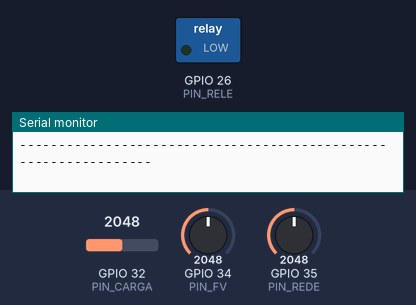
Recording of a sketch running on a simulated ESP32. Shown: switched loads named in the sketch (green lamp = pin HIGH), the last lines printed to the serial monitor. The test bench sets the inputs (shaded band); at power-on: GPIO 35 (PIN_REDE) = 2048, GPIO 32 (PIN_CARGA) = 2048, GPIO 34 (PIN_FV) = 2048. WiFi joins after 1.5 s; servers stay silent unless stated; no MQTT or app messages arrive unless stated.

Above: at 3.3 s.
3.4 s: GPIO 35 (PIN_REDE) set to 2491
7.6 s: GPIO 35 (PIN_REDE) set to 2583
At 9.1 s:
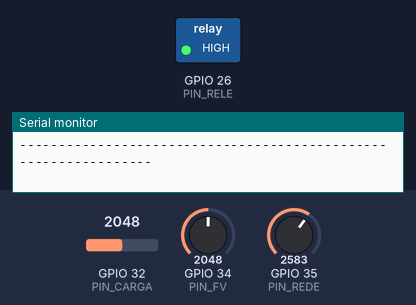
14.0 s: GPIO 35 (PIN_REDE) set to 2446
18.2 s: GPIO 35 (PIN_REDE) set to 2373
At 19.2 s:
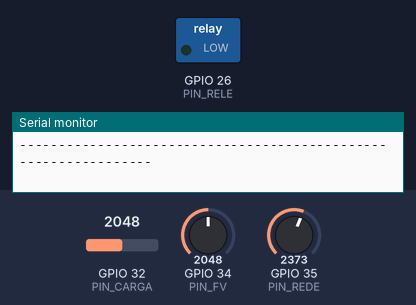
20.1 s: GPIO 35 (PIN_REDE) set to 2866
At 21.8 s:
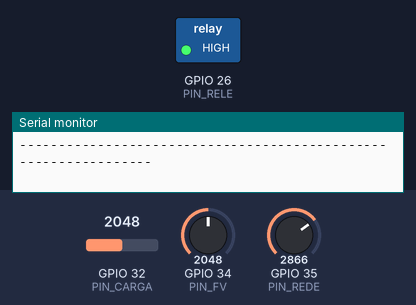
Timing chart, 0 to 23.0 s (numbered marks = the images above; inputs shaded):
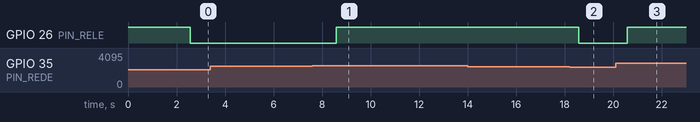

The sketch:

sketch_residencial_v1.ino
```cpp
// ===== Microrrede solar híbrida (simulação inspirada em inversor híbrido Goodwe) =====
// Pot 1 = tensão da rede (pino 35) | Pot 2 = geração FV (pino 34) | Pot 3 = consumo (pino 32)
// Relé (pino 26) = proteção CA do inversor (sobretensão / subtensão)
#include <WiFi.h>
#include <PubSubClient.h>

#define PIN_RELE   26
#define PIN_REDE   35
#define PIN_FV     34
#define PIN_CARGA  32

// ---- Wi-Fi / MQTT (rede simulada do Wokwi) ----
const char* WIFI_SSID = "Wokwi-GUEST";
const char* MQTT_HOST = "broker.hivemq.com";
const char* TOPICO    = "fiap/sprint4/goodwe-sim/telemetria"; // TROQUEM por algo único do grupo!

// ---- Parâmetros do sistema (CONFIRMAR nos datasheets Goodwe) ----
const float V_NOMINAL     = 220.0f;
const float V_TRIP_ALTO   = V_NOMINAL * 1.10f;  // desliga acima disso
const float V_VOLTA       = V_NOMINAL * 1.06f;  // histerese: religa abaixo disso
const float V_TRIP_BAIXO  = V_NOMINAL * 0.80f;  // desliga abaixo disso
const float V_VOLTA_BAIXO = V_NOMINAL * 0.85f;  // histerese: religa acima disso
const float FV_MAX_KW     = 5.0f;   // potência FV máxima
const float CARGA_MAX_KW  = 4.0f;   // consumo máximo
const float BAT_CAP_KWH   = 5.4f;   // capacidade da bateria (ex.: Lynx Home)
const float BAT_MAX_KW    = 2.5f;   // limite de carga/descarga
const float SOC_MIN       = 10.0f;  // % mínimo da bateria
const float FATOR_CO2     = 0.04f;  // kgCO2/kWh (CONFIRMAR: fator médio MCTI)
const float TARIFA        = 0.95f;  // R$/kWh (ajustar)
const float DT_H          = 0.25f;  // cada ciclo de 1 s real = 15 min simulados

// ---- Estado ----
float soc = 50.0f;               // % da bateria
bool  desarmado = false;         // true = relé aberto (proteção atuou)
float eSolarUsada = 0, eExport = 0, eImport = 0;  // kWh acumulados
unsigned long tAnterior = 0;
float horaSim = 6.0f;            // relógio simulado

WiFiClient wifi;
PubSubClient mqtt(wifi);

void conectar() {
  if (WiFi.status() != WL_CONNECTED) {
    WiFi.begin(WIFI_SSID, "", 6);
    unsigned long t = millis();
    while (WiFi.status() != WL_CONNECTED && millis() - t < 5000) delay(100);
  }
  if (WiFi.status() == WL_CONNECTED && !mqtt.connected()) {
    mqtt.connect("esp32-goodwe-sim-grupo");
  }
}

void setup() {
  Serial.begin(115200);
  pinMode(PIN_RELE, OUTPUT);
  digitalWrite(PIN_RELE, HIGH);  // HIGH = conectado à rede
  mqtt.setBufferSize(512);
  mqtt.setServer(MQTT_HOST, 1883);
  Serial.println("================================================================");
  Serial.println("  MICRORREDE SOLAR HIBRIDA - SIMULACAO (ref. Goodwe)");
  Serial.println("  Rele fechado: sistema conectado a rede.");
  Serial.println("================================================================");
}

void loop() {
  if (millis() - tAnterior < 1000) return;
  tAnterior = millis();
  conectar();
  mqtt.loop();

  // 1) Leituras
  float vRede  = analogRead(PIN_REDE)  / 4095.0f * 300.0f;
  float pFV    = analogRead(PIN_FV)    / 4095.0f * FV_MAX_KW;
  float pCarga = analogRead(PIN_CARGA) / 4095.0f * CARGA_MAX_KW;

  // 2) Proteção com histerese
  if (!desarmado && (vRede > V_TRIP_ALTO || vRede < V_TRIP_BAIXO)) desarmado = true;
  else if (desarmado && vRede < V_VOLTA && vRede > V_VOLTA_BAIXO) desarmado = false;
  digitalWrite(PIN_RELE, desarmado ? LOW : HIGH);

  // 3) Despacho de energia
  float pBat = 0, pRede = 0;   // pBat >0 carrega, <0 descarrega | pRede >0 exporta, <0 importa
  const char* modo;
  float energiaBat = BAT_CAP_KWH * soc / 100.0f;
  float pFVutil = desarmado ? 0.0f : pFV;   // anti-ilhamento: FV desliga junto com a rede

  float saldo = pFVutil - pCarga;
  if (saldo >= 0) {
    float espaco = BAT_CAP_KWH * (100.0f - soc) / 100.0f / DT_H;
    pBat  = fminf(saldo, fminf(BAT_MAX_KW, espaco));
    pRede = saldo - pBat;
    modo  = (pRede > 0.01f) ? "EXPORTA_REDE" : "CARREGA_BATERIA";
    if (desarmado) modo = "PROTECAO_ATIVA";
  } else {
    float deficit = -saldo;
    float disp = fmaxf(0.0f, (energiaBat - BAT_CAP_KWH * SOC_MIN / 100.0f) / DT_H);
    float desc = fminf(deficit, fminf(BAT_MAX_KW, disp));
    float faltou = deficit - desc;   // carga não atendida pela bateria
    pBat = -desc;
    if (desarmado) {
      pRede = 0;                     // rede desconectada
      modo = (faltou > 0.01f) ? "SEM_ENERGIA(PROTECAO)" : "USA_BATERIA(PROTECAO)";
    } else {
      pRede = -faltou;               // importa da rede o que faltou
      modo = (faltou > 0.01f) ? "IMPORTA_REDE" : "USA_BATERIA";
    }
  }

  soc += (pBat * DT_H) / BAT_CAP_KWH * 100.0f;
  soc = constrain(soc, 0.0f, 100.0f);

  // 4) Acumuladores e impacto
  float solarConsumida = fminf(pFVutil, pCarga) + fmaxf(0.0f, pBat);  // FV direto + FV p/ bateria
  eSolarUsada += solarConsumida * DT_H;
  if (pRede > 0) eExport += pRede * DT_H; else eImport += -pRede * DT_H;
  float co2 = eSolarUsada * FATOR_CO2;
  float economia = eSolarUsada * TARIFA;

  horaSim += DT_H; if (horaSim >= 24) horaSim -= 24;

  // 5) MQTT (JSON para o dashboard)
  char json[512];
  snprintf(json, sizeof(json),
    "{\"hora\":%.2f,\"v_rede\":%.1f,\"pv_kw\":%.2f,\"carga_kw\":%.2f,\"soc\":%.1f,"
    "\"bat_kw\":%.2f,\"rede_kw\":%.2f,\"rele\":\"%s\",\"modo\":\"%s\","
    "\"kwh_solar\":%.2f,\"kwh_exp\":%.2f,\"kwh_imp\":%.2f,\"co2_kg\":%.3f,\"economia_rs\":%.2f}",
    horaSim, vRede, pFVutil, pCarga, soc, pBat, pRede,
    desarmado ? "ABERTO" : "FECHADO", modo,
    eSolarUsada, eExport, eImport, co2, economia);
  if (mqtt.connected()) mqtt.publish(TOPICO, json);

  // 6) Painel legível no terminal
  int h = (int)horaSim;
  int m = (int)((horaSim - h) * 60);
  Serial.printf("[%02d:%02d] REDE %.0f V | FV %.1f kW | CARGA %.1f kW | BATERIA %.0f%%\n",
                h, m, vRede, pFVutil, pCarga, soc);
  Serial.printf("        Modo: %s | Rele: %s | MQTT: %s\n",
                modo, desarmado ? "ABERTO" : "FECHADO", mqtt.connected() ? "OK" : "offline");
  Serial.printf("        Solar usado: %.2f kWh | CO2 evitado: %.3f kg | Economia: R$ %.2f\n",
                eSolarUsada, co2, economia);
  if (desarmado) Serial.println("        *** PROTECAO ATIVA: tensao fora da faixa ***");
  Serial.println("----------------------------------------------------------------");
}
```

Measured:
- the behaviour switches between 2552 and 2553 on GPIO 35 (PIN_REDE) (found by bisection; images 0 and 1)
- the behaviour switches between 2403 and 2402 on GPIO 35 (PIN_REDE) (found by bisection; images 1 and 2)
- after the input at 7.6 s, GPIO 26 (PIN_RELE): LOW → HIGH after 0.98 s
- after the input at 18.2 s, GPIO 26 (PIN_RELE): HIGH → LOW after 0.38 s
- after the input at 20.1 s, GPIO 26 (PIN_RELE): LOW → HIGH after 0.48 s
